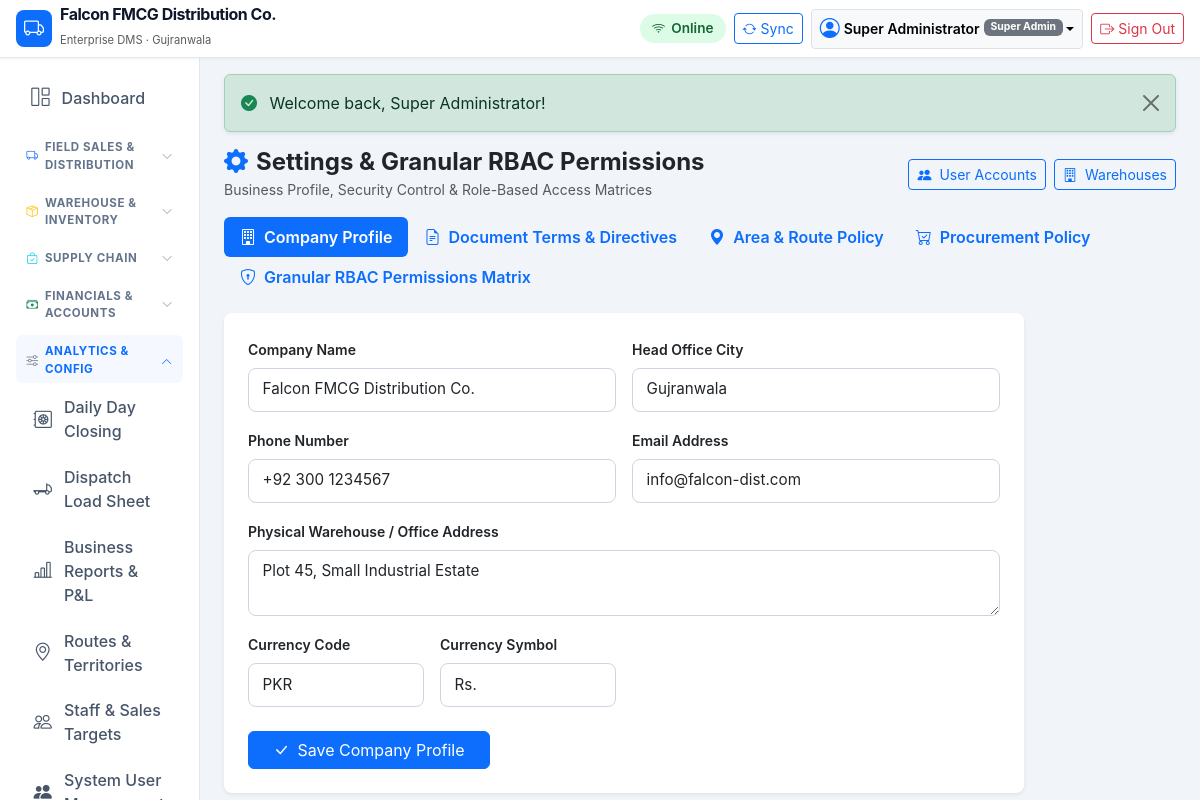
Page /modules/settings/index.php (signed in) on the committed database.
### tables this page shows
CREATE TABLE `companies` (
    `id` INT UNSIGNED AUTO_INCREMENT PRIMARY KEY,
    `name` VARCHAR(150) NOT NULL,
    `legal_name` VARCHAR(200) NULL,
    `email` VARCHAR(100) NULL,
    `phone` VARCHAR(50) NULL,
    `address` TEXT NULL,
    `city` VARCHAR(100) DEFAULT 'Gujranwala',
    `ntn` VARCHAR(50) NULL,
    `strn` VARCHAR(50) NULL,
    `currency` VARCHAR(10) DEFAULT 'PKR',
    `currency_symbol` VARCHAR(10) DEFAULT 'Rs.',
    `financial_year_start` DATE NULL,
    `invoice_prefix` VARCHAR(10) DEFAULT 'INV-',
    `purchase_prefix` VARCHAR(10) DEFAULT 'PO-',
    `order_prefix` VARCHAR(10) DEFAULT 'SO-',
    `delivery_prefix` VARCHAR(10) DEFAULT 'DC-',
    `receipt_prefix` VARCHAR(10) DEFAULT 'RCP-',
    `default_warehouse_id` INT UNSIGNED NULL,
    `inventory_valuation` ENUM('WAC', 'FIFO') DEFAULT 'WAC',
    `allow_negative_stock` TINYINT(1) DEFAULT 0,
    `status` ENUM('active', 'inactive') DEFAULT 'active',
    `created_at` TIMESTAMP DEFAULT CURRENT_TIMESTAMP,
    `updated_at` TIMESTAMP DEFAULT CURRENT_TIMESTAMP ON UPDATE CURRENT_TIMESTAMP
);

CREATE TABLE `users` (
    `id` INT UNSIGNED AUTO_INCREMENT PRIMARY KEY,
    `role_id` INT UNSIGNED NOT NULL,
    `username` VARCHAR(80) NOT NULL UNIQUE,
    `password_hash` VARCHAR(255) NOT NULL,
    `full_name` VARCHAR(150) NOT NULL,
    `email` VARCHAR(120) NULL,
    `phone` VARCHAR(50) NULL,
    `status` ENUM('active', 'inactive', 'suspended') DEFAULT 'active',
    `last_login_at` DATETIME NULL,
    `created_at` TIMESTAMP DEFAULT CURRENT_TIMESTAMP,
    `updated_at` TIMESTAMP DEFAULT CURRENT_TIMESTAMP ON UPDATE CURRENT_TIMESTAMP,
    CONSTRAINT `fk_users_role` FOREIGN KEY (`role_id`) REFERENCES `roles` (`id`)
);

CREATE TABLE `roles` (
    `id` INT UNSIGNED AUTO_INCREMENT PRIMARY KEY,
    `name` VARCHAR(100) NOT NULL,
    `slug` VARCHAR(100) NOT NULL UNIQUE,
    `description` VARCHAR(255) NULL,
    `is_system` TINYINT(1) DEFAULT 0,
    `created_at` TIMESTAMP DEFAULT CURRENT_TIMESTAMP
);

### config/database.php (called while the page is built, shortened)
<?php
if (!function_exists('getDatabaseConnection')) {
function getDatabaseConnection(): PDO {
    static $pdo = null;
    if ($pdo === null) {
        $host = '127.0.0.1';
        $port = 3306;
        $db   = 'falcon_dms';
        $user = 'root';
        $pass = '';
        $dsn = "mysql:host={$host};port={$port};dbname={$db};charset=utf8mb4";
        $options = [
            PDO::ATTR_ERRMODE            => PDO::ERRMODE_EXCEPTION,
            PDO::ATTR_DEFAULT_FETCH_MODE => PDO::FETCH_ASSOC,
            PDO::ATTR_EMULATE_PREPARES   => false,
            PDO::MYSQL_ATTR_INIT_COMMAND => "SET NAMES utf8mb4 COLLATE utf8mb4_unicode_ci"
        ];
        try {
            $pdo = new PDO($dsn, $user, $pass, $options);
        } catch (PDOException $e) {
            error_log("Database connection error: " . $e->getMessage());
            die("Database connection failure. Please contact system administrator.");
        }
    }
    return $pdo;
}
}

### includes/functions.php (called while the page is built, shortened)
<?php
function sanitize($data) {
    return htmlspecialchars(trim((string)$data), ENT_QUOTES, 'UTF-8');
}
function getFlashMessages(): array {
    $messages = $_SESSION['flash'] ?? [];
    return $messages;
}
function getCompanyInfo(PDO $pdo): array {
    static $company = null;
    if ($company === null) {
        $stmt = $pdo->query("SELECT * FROM `companies` WHERE id = 1 LIMIT 1");
        $company = $stmt->fetch() ?: [
            'name' => 'Falcon FMCG Distribution',
            'legal_name' => 'Falcon Distribution Pvt Ltd',
            'currency' => 'PKR',
            'currency_symbol' => 'Rs.',
            'city' => 'Gujranwala',
            'phone' => '+92 300 1234567',
            'email' => 'info@falcon-dist.com'
        ];
    }
    return $company;
}

### includes/auth.php (called while the page is built, shortened)
<?php
function isLoggedIn(): bool {
    return !empty($_SESSION['user_id']) && !empty($_SESSION['logged_in']) && getCurrentUser() !== null;
}
function requireLogin(): void {
    if (!isLoggedIn()) {
        $loginUrl = BASE_URL . '/login.php';
        redirect($loginUrl);
    }
}
function getCurrentUser(): ?array {
    static $currentUser = null;
    if ($currentUser !== null) {
        return $currentUser;
    }
    $pdo = getDatabaseConnection();
    $stmt = $pdo->prepare("
        SELECT u.*, r.name as role_name, r.slug as role_slug
        FROM `users` u
        JOIN `roles` r ON u.role_id = r.id
        WHERE u.id = ? AND u.status = 'active'
        LIMIT 1
    ");
    $stmt->execute([$_SESSION['user_id']]);
    $currentUser = $stmt->fetch() ?: null;
    return $currentUser;
}

### modules/settings/index.php (the view, shortened to what this page needs)
<?php
requireLogin();
$pdo = getDatabaseConnection();
$currentUser = getCurrentUser();
$company = getCompanyInfo($pdo);
$activeTab = sanitize($_GET['tab'] ?? 'company');
require_once dirname(__DIR__, 2) . '/includes/header.php';
?>
<div class="d-flex flex-column flex-md-row justify-content-between align-items-start align-items-md-center mb-3 gap-2">
    <div>
        <h4 class="fw-bold mb-0 text-dark"><i class="bi bi-gear-fill text-primary me-2"></i>Settings & Granular RBAC Permissions</h4>
        <small class="text-muted">Business Profile, Security Control & Role-Based Access Matrices</small>
    </div>
    <div class="d-flex flex-wrap gap-2">
        <a href="<?= BASE_URL ?>/modules/users/index.php" class="btn btn-sm btn-outline-primary">
            <i class="bi bi-people-fill me-1"></i> User Accounts
        </a>
        <a href="<?= BASE_URL ?>/modules/warehouses/index.php" class="btn btn-sm btn-outline-primary">
            <i class="bi bi-building me-1"></i> Warehouses
        </a>
    </div>
</div>
<ul class="nav nav-pills mb-3" role="tablist">
    <li class="nav-item">
        <button class="nav-link <?= $activeTab === 'company' ? 'active' : '' ?> fw-semibold" id="comp-tab" data-bs-toggle="pill" data-bs-target="#comp-pane" type="button">
            <i class="bi bi-building me-1"></i> Company Profile
        </button>
    </li>
    <li class="nav-item">
        <button class="nav-link <?= $activeTab === 'terms' ? 'active' : '' ?> fw-semibold" id="terms-tab" data-bs-toggle="pill" data-bs-target="#terms-pane" type="button">
            <i class="bi bi-file-earmark-text me-1"></i> Document Terms & Directives
        </button>
    </li>
    <li class="nav-item">
        <button class="nav-link <?= $activeTab === 'routes' ? 'active' : '' ?> fw-semibold" id="routes-tab" data-bs-toggle="pill" data-bs-target="#routes-pane" type="button">
            <i class="bi bi-geo-alt-fill me-1"></i> Area & Route Policy
        </button>
    </li>
    <li class="nav-item">
        <button class="nav-link <?= $activeTab === 'purchases' ? 'active' : '' ?> fw-semibold" id="purchases-tab" data-bs-toggle="pill" data-bs-target="#purchases-pane" type="button">
            <i class="bi bi-cart-check me-1"></i> Procurement Policy
        </button>
    </li>
    <li class="nav-item">
        <button class="nav-link <?= $activeTab === 'rbac' ? 'active' : '' ?> fw-semibold" id="rbac-tab" data-bs-toggle="pill" data-bs-target="#rbac-pane" type="button">
            <i class="bi bi-shield-lock me-1"></i> Granular RBAC Permissions Matrix
        </button>
    </li>
</ul>
<div class="tab-content">
    <div class="tab-pane fade <?= $activeTab === 'company' ? 'show active' : '' ?>" id="comp-pane">
        <div class="card border-0 shadow-sm rounded-3" style="max-width: 800px;">
            <div class="card-body p-4">
                <form method="POST" action="<?= BASE_URL ?>/modules/settings/index.php">
                    <div class="row g-3">
                        <div class="col-12 col-md-6">
                            <label class="form-label small fw-semibold">Company Name</label>
                            <input type="text" class="form-control" name="company_name" value="<?= htmlspecialchars($company['name'] ?? '') ?>" required>
                        </div>
                        <div class="col-12 col-md-6">
                            <label class="form-label small fw-semibold">Head Office City</label>
                            <input type="text" class="form-control" name="city" value="<?= htmlspecialchars($company['city'] ?? 'Gujranwala') ?>">
                        </div>
                        <div class="col-12 col-md-6">
                            <label class="form-label small fw-semibold">Phone Number</label>
                            <input type="text" class="form-control" name="phone" value="<?= htmlspecialchars($company['phone'] ?? '') ?>">
                        </div>
                        <div class="col-12 col-md-6">
                            <label class="form-label small fw-semibold">Email Address</label>
                            <input type="email" class="form-control" name="email" value="<?= htmlspecialchars($company['email'] ?? '') ?>">
                        </div>
                        <div class="col-12">
                            <label class="form-label small fw-semibold">Physical Warehouse / Office Address</label>
                            <textarea class="form-control" name="address" rows="2"><?= htmlspecialchars($company['address'] ?? '') ?></textarea>
                        </div>
                        <div class="col-6 col-md-3">
                            <label class="form-label small fw-semibold">Currency Code</label>
                            <input type="text" class="form-control" name="currency" value="<?= htmlspecialchars($company['currency'] ?? 'PKR') ?>">
                        </div>
                        <div class="col-6 col-md-3">
                            <label class="form-label small fw-semibold">Currency Symbol</label>
                            <input type="text" class="form-control" name="currency_symbol" value="<?= htmlspecialchars($company['currency_symbol'] ?? 'Rs.') ?>">
                        </div>
                        <div class="col-12 mt-4">
                            <button type="submit" class="btn btn-primary px-4">
                                <i class="bi bi-check-lg me-1"></i> Save Company Profile
                            </button>
                        </div>
                    </div>
                </form>
            </div>
        </div>
    </div>
</div>
<?php require_once dirname(__DIR__, 2) . '/includes/footer.php'; ?>

### includes/header.php (shortened to what this page needs)
<?php
$currentUser = getCurrentUser();
$company = getCompanyInfo(getDatabaseConnection());
?>
<!DOCTYPE html>
<html lang="en">
<head>
    <link rel="stylesheet" href="<?= BASE_URL ?>/assets/vendor/bootstrap/bootstrap.min.css">
    <link rel="stylesheet" href="<?= BASE_URL ?>/assets/vendor/bootstrap-icons/bootstrap-icons.min.css">
    <link rel="stylesheet" href="<?= BASE_URL ?>/assets/css/app.css">
</head>
<body>
<header class="navbar navbar-expand-lg navbar-dms sticky-top px-3 py-2">
    <div class="container-fluid p-0">
        <a class="navbar-brand d-flex align-items-center me-3" href="<?= BASE_URL ?>/dashboard.php">
            <span class="badge bg-primary me-2 p-2 rounded-3"><i class="bi bi-truck fs-5"></i></span>
            <div>
                <div class="brand-text fs-6 lh-1"><?= htmlspecialchars($company['name'] ?? APP_NAME) ?></div>
                <small class="text-muted" style="font-size: 0.7rem;">Enterprise DMS · <?= htmlspecialchars($company['city'] ?? 'Gujranwala') ?></small>
            </div>
        </a>
        <div class="d-flex align-items-center ms-auto gap-2">
            <span id="dms-network-pill" class="sync-indicator-banner sync-online">
            </span>
            <button id="dms-sync-btn" class="btn btn-sm btn-outline-primary d-flex align-items-center" title="Sync Offline Data">
                <i class="bi bi-arrow-repeat me-1"></i>
                <span class="d-none d-sm-inline">Sync</span>
            </button>
            <?php if ($currentUser): ?>
            <div class="dropdown">
                <button class="btn btn-sm btn-light border dropdown-toggle d-flex align-items-center" type="button" data-bs-toggle="dropdown" aria-expanded="false">
                    <i class="bi bi-person-circle fs-5 me-1 text-primary"></i>
                    <span class="d-none d-md-inline fw-semibold me-1"><?= htmlspecialchars($currentUser['full_name']) ?></span>
                    <span class="badge bg-secondary" style="font-size: 0.65rem;"><?= htmlspecialchars($currentUser['role_name']) ?></span>
                </button>
            </div>
            <a href="<?= BASE_URL ?>/logout.php" class="btn btn-sm btn-outline-danger d-flex align-items-center" title="Sign Out">
                <i class="bi bi-box-arrow-right me-1"></i>
                <span class="d-none d-sm-inline">Sign Out</span>
            </a>
            <?php endif; ?>
        </div>
    </div>
</header>
<div class="container-fluid dms-layout-container">
    <div class="row g-0 h-100">
        <?php if ($currentUser): ?>
            <?php require_once BASE_PATH . '/includes/sidebar.php'; ?>
            <main class="col-md-9 ms-sm-auto col-lg-10 px-md-4 py-3 dms-main-content">
        <?php else: ?>
            <main class="col-12 px-3 py-4 dms-main-content">
        <?php endif; ?>
        <?php $flashes = getFlashMessages(); ?>
        <?php if (!empty($flashes)): ?>
            <div class="flash-container mb-3">
                <?php foreach ($flashes as $flash): ?>
                    <div class="alert alert-<?= $flash['type'] === 'error' ? 'danger' : htmlspecialchars($flash['type']) ?> alert-dismissible fade show alert-auto-dismiss shadow-sm" role="alert">
                        <i class="bi <?= $flash['type'] === 'error' ? 'bi-exclamation-triangle-fill text-danger' : 'bi-check-circle-fill text-success' ?> me-2"></i>
                        <?= htmlspecialchars($flash['message']) ?>
                        <button type="button" class="btn-close" data-bs-dismiss="alert" aria-label="Close"></button>
                    </div>
                <?php endforeach; ?>
            </div>
        <?php endif; ?>

### assets/css/app.css (style rules this page uses)
:root { --dms-primary: #0d6efd; --dms-secondary: #495057; --dms-success: #198754; --dms-danger: #dc3545; --dms-warning: #ffc107; --dms-info: #0dcaf0; --dms-dark: #1e293b; --dms-light: #f8fafc; --dms-border: #e2e8f0; --header-height: 58px; --mobile-nav-height: 64px; }
body { background-color: #f1f5f9; font-family: -apple-system, BlinkMacSystemFont, "Segoe UI", Roboto, "Helvetica Neue", Arial, sans-serif; color: #334155; min-height: 100vh; padding-bottom: calc(var(--mobile-nav-height) + 15px); overflow-x: hidden; }
@media (min-width: 768px) { body { padding-bottom: 0; } }
.navbar-dms { background: #ffffff; border-bottom: 1px solid var(--dms-border); box-shadow: 0 1px 3px rgba(0,0,0,0.05); height: var(--header-height); z-index: 1030; }
.brand-text { font-weight: 700; letter-spacing: -0.5px; color: #0f172a; }
@media (min-width: 768px) { html, body { height: 100%; overflow: hidden; } }
@media (min-width: 768px) { .dms-layout-container { height: calc(100vh - var(--header-height)); overflow: hidden; padding-left: 0; padding-right: 0; } }
@media (min-width: 768px) { .dms-main-content { height: 100%; overflow-y: auto; overflow-x: hidden; padding-bottom: 60px; scrollbar-width: thin; scrollbar-color: #cbd5e1 #f1f5f9; } }
.form-control, .form-select { border-radius: 8px; border: 1px solid #cbd5e1; padding: 0.6rem 0.85rem; font-size: 0.95rem; }
.sync-indicator-banner { font-size: 0.85rem; padding: 4px 12px; border-radius: 20px; font-weight: 600; display: inline-flex; align-items: center; gap: 6px; }
.sync-online { background-color: #dcfce7; color: #166534; }

### rows in the picture
companies: name "Falcon FMCG Distribution Co.", city "Gujranwala", company_name "Falcon FMCG Distribution Co.", phone "+92 300 1234567", email "info@falcon-dist.com", address "Plot 45, Small Industrial Estate", currency "PKR", currency_symbol "Rs."
users: full_name "Super Administrator", role.name "Super Admin"

### other values in the picture
$flash['message'] "Welcome back, Super Administrator!"
